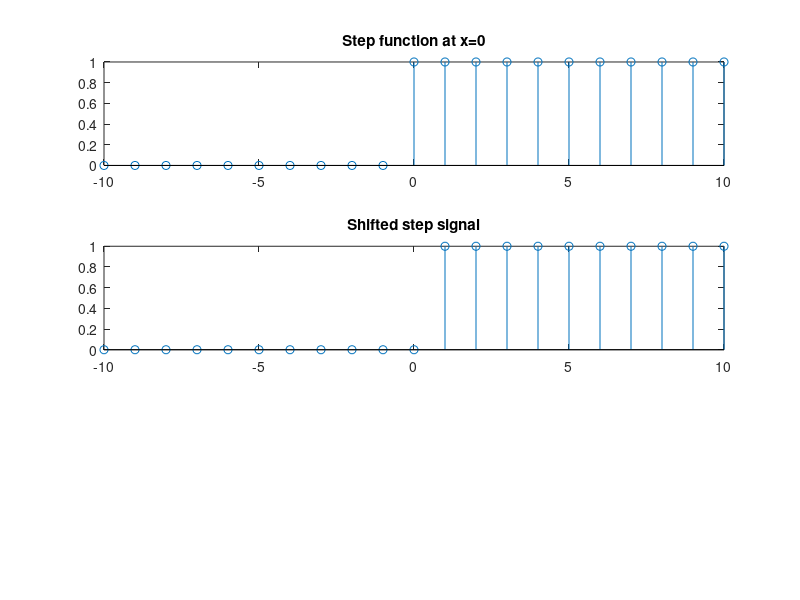

The MATLAB source for this figure:
n=-10:10;
u=[zeros(1, 10) ones(1, 11)];
u1=[zeros(1, 11) ones(1, 10)];
subplot(3, 1, 1);
stem(n, u);
title('Step function at x=0')
subplot(312);
stem(n, u1);
title('Shifted step signal');